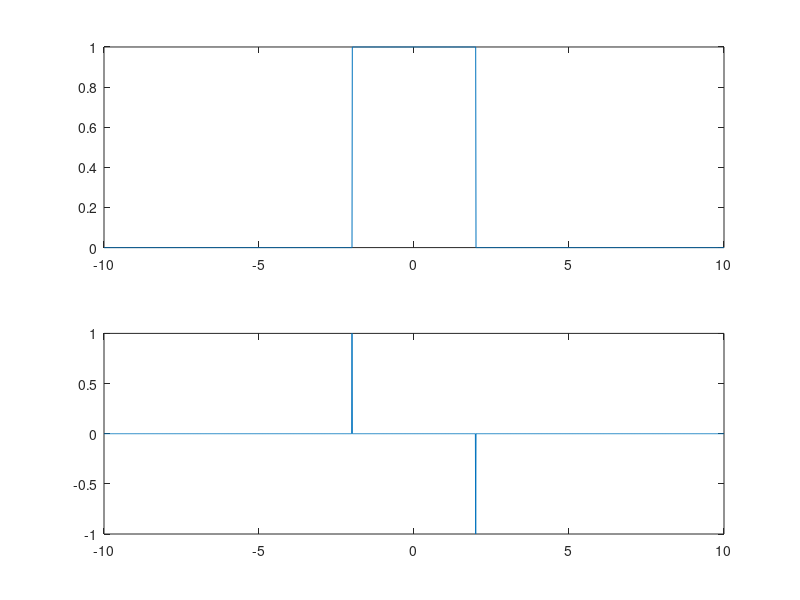
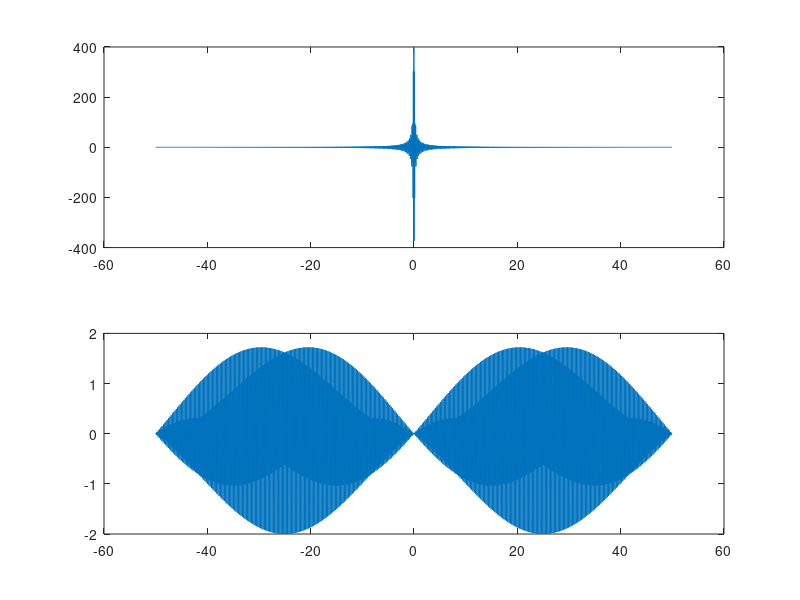
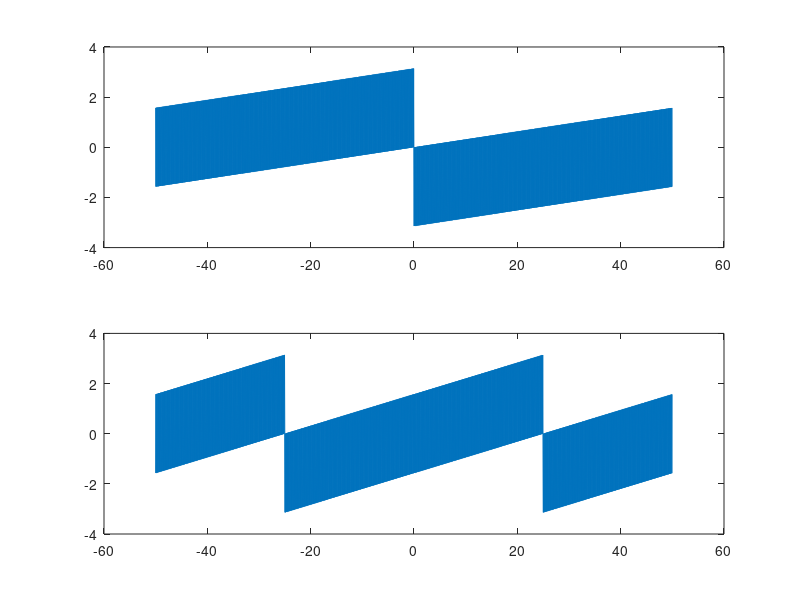
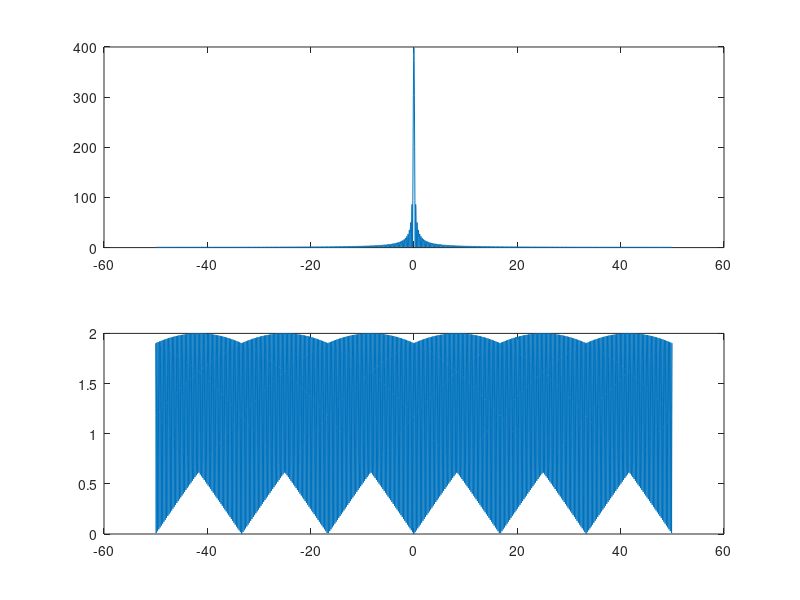

These charts were generated, in order, by the following MATLAB code:
clear
clf

k=1; yi(1) =0;
t =-10:0.01:10
for i=t; 
	if(i>-2&&i<2) y(k)=1;
	else y(k)=0;
	end
	k = k+1;
end
yd = [diff(y),0]
step= 1/0.01;
f = -step/2:step/length(t):step/2-step/length(t);

figure(1)
subplot(2,1,1), plot(t,y);
subplot(2,1,2), plot(t,yd);
figure(2)
subplot(2,1,1), plot(f,fftshift(real(fft(y))));
subplot(2,1,2), plot(f,fftshift(real(fft(yd))));
figure(3)
subplot(2,1,1), plot(f,fftshift(angle(fft(y))));
subplot(2,1,2), plot(f,fftshift(angle(fft(yd))));
figure(4)
subplot(2,1,1), plot(f,fftshift(abs(fft(y))));
subplot(2,1,2), plot(f,fftshift(abs(fft(yd))));